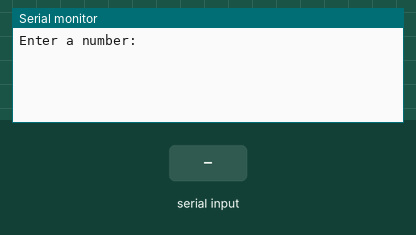
Simulated run of this sketch. Board: Arduino Uno, built with avr-gcc and run on an emulated ATmega328P. Parts: the last lines printed to the serial monitor. Inputs (shaded band) come from the test bench.

Above: at 1.2 s.
1.3 s: "90,45\n" received over Serial
At 2.5 s:
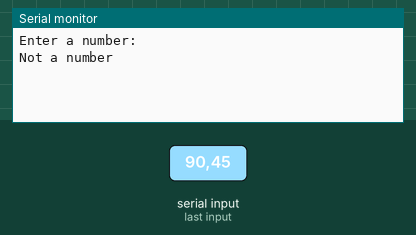
2.8 s: "5\n" received over Serial
At 4.0 s:
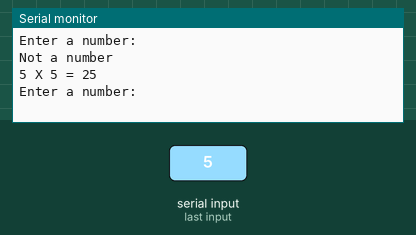

Measured:
- after the input at 1.3 s, the serial monitor: prints a new line at once (image 1)
- after the input at 2.8 s, the serial monitor: prints a new line at once (image 2)

The sketch:

Getting_number.ino
```cpp
void setup() {

  Serial.begin(9600);
  Serial.println("Enter a number: ");

}

char rx_byte = 0;
String rx_str = "";
boolean not_number = false;
int result;

void loop() {
  if(Serial.available() > 0){
    rx_byte = Serial.read();

    if((rx_byte >= '0') && (rx_byte <= '9')){
      rx_str += rx_byte;
    }
    else if(rx_byte == '\n'){
      //End of string
      if(not_number){
        Serial.println("Not a number");
      }
      else{
        // Multiply the number by 5
        result = rx_str.toInt() * 5;
        // Print the result
        Serial.print(rx_str);
        Serial.print(" X 5 = ");
        Serial.print(result);
        Serial.println("");
        Serial.println("Enter a number: ");
      }
      not_number = false;   //Reset flag
      rx_str = "";          //Clear the string for resuse
    }
    else{
      // Non-number character received
      not_number = true;      // Flag a non-number
    }
  }

}
```
